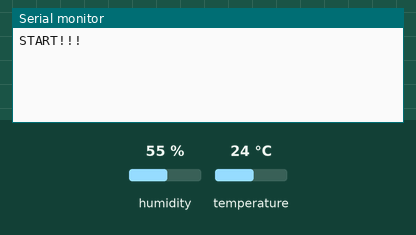
Simulated run of this sketch. Board: Arduino Uno, built with avr-gcc and run on an emulated ATmega328P. Parts: the last lines printed to the serial monitor. Inputs (shaded band) come from the test bench; at power-on: humidity 55 %, temperature 24 °C.

Above: at 1.7 s.
1.8 s: humidity set to 22 %
At 3.8 s:
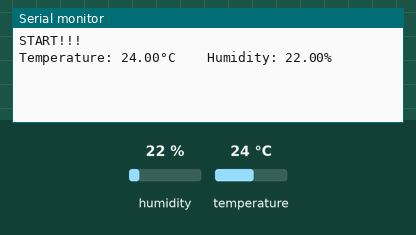
6.0 s: temperature set to 12 °C
At 7.4 s:
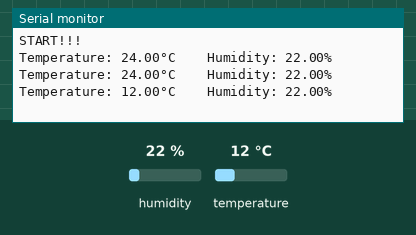
9.0 s: humidity set to 40 %
At 11.1 s:
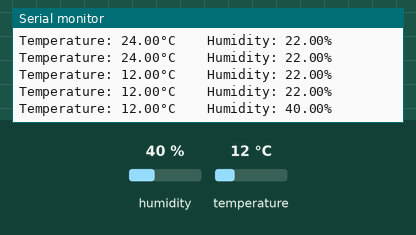

Measured:
- after the input at 1.8 s, the serial monitor: prints a new line after 0.72 s (image 1)
- after the input at 6.0 s, the serial monitor: prints a new line after 0.57 s (image 2)
- after the input at 9.0 s, the serial monitor: prints a new line after 1.6 s (image 3)

The sketch:

DHT.ino
```cpp
//DHT Sensor Library: https://github.com/adafruit/DHT-sensor-library

#include "DHT.h"

//connect Vcc to 5V
//connect GND to GND
//connect DATA to D4
DHT dht(4, DHT11); //Initialize DHT sensor

void setup() {
  delay(500);
  //start the serial monitor
  Serial.begin(9600);
  Serial.println(F("START!!!"));
  dht.begin();
}

void loop() {
  //add delay for startup
  delay(2000);
  // Check if the sensor falied to read
  if (isnan(dht.readHumidity()) || isnan(dht.readTemperature())) {
    Serial.println(F("Failed to read from DHT sensor!"));
    return;
  }
  //print the sensor data to the serial monitor
  Serial.print("Temperature: ");
  Serial.print(dht.readTemperature());
  Serial.print("°C    ");
  Serial.print("Humidity: ");
  Serial.print(dht.readHumidity());
  Serial.print("%");
  Serial.println("  ");

}
```
